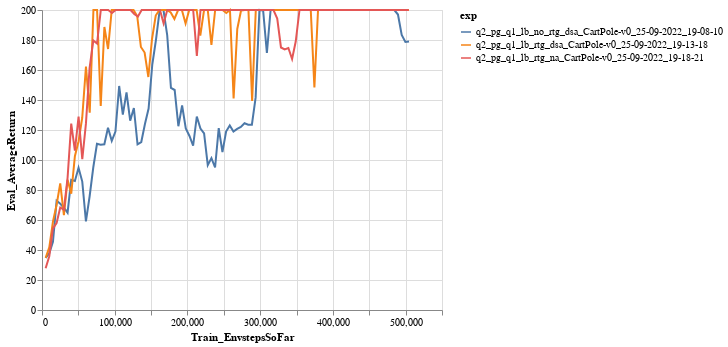

Source (notebook cell):
### Code cell
logdir = '../../data/q2_pg_q1_lb*/events*'
eventfiles = glob.glob(logdir)
xtag = 'Train_EnvstepsSoFar'
ytag = 'Eval_AverageReturn'
df_q1  = make_dataframe(eventfiles, xtag=xtag, ytag=ytag)

chart = alt.Chart(df_q1).mark_line().encode(
    x=xtag,
    y=ytag,
    color='exp'
)
chart = chart.configure_legend(
    labelLimit=1000
)
chart

### Figure 1 — Vega-Lite specification as saved in the notebook (floating-point values rounded to 4 significant figures; data arrays with more than 128 entries replaced by an {"elided": "..."} marker saying what was removed)
{"config": {"view": {"continuousWidth": 400, "continuousHeight": 300}, "legend": {"labelLimit": 1000}}, "data": {"name": "data-e476ff62ddfbb0189223901d8f91efbd"}, "mark": "line", "encoding": {"color": {"field": "exp", "type": "nominal"}, "x": {"field": "Train_EnvstepsSoFar", "type": "quantitative"}, "y": {"field": "Eval_AverageReturn", "type": "quantitative"}}, "$schema": "https://vega.github.io/schema/vega-lite/v4.17.0.json", "datasets": {"data-e476ff62ddfbb0189223901d8f91efbd": {"elided": "300 records"}}}
